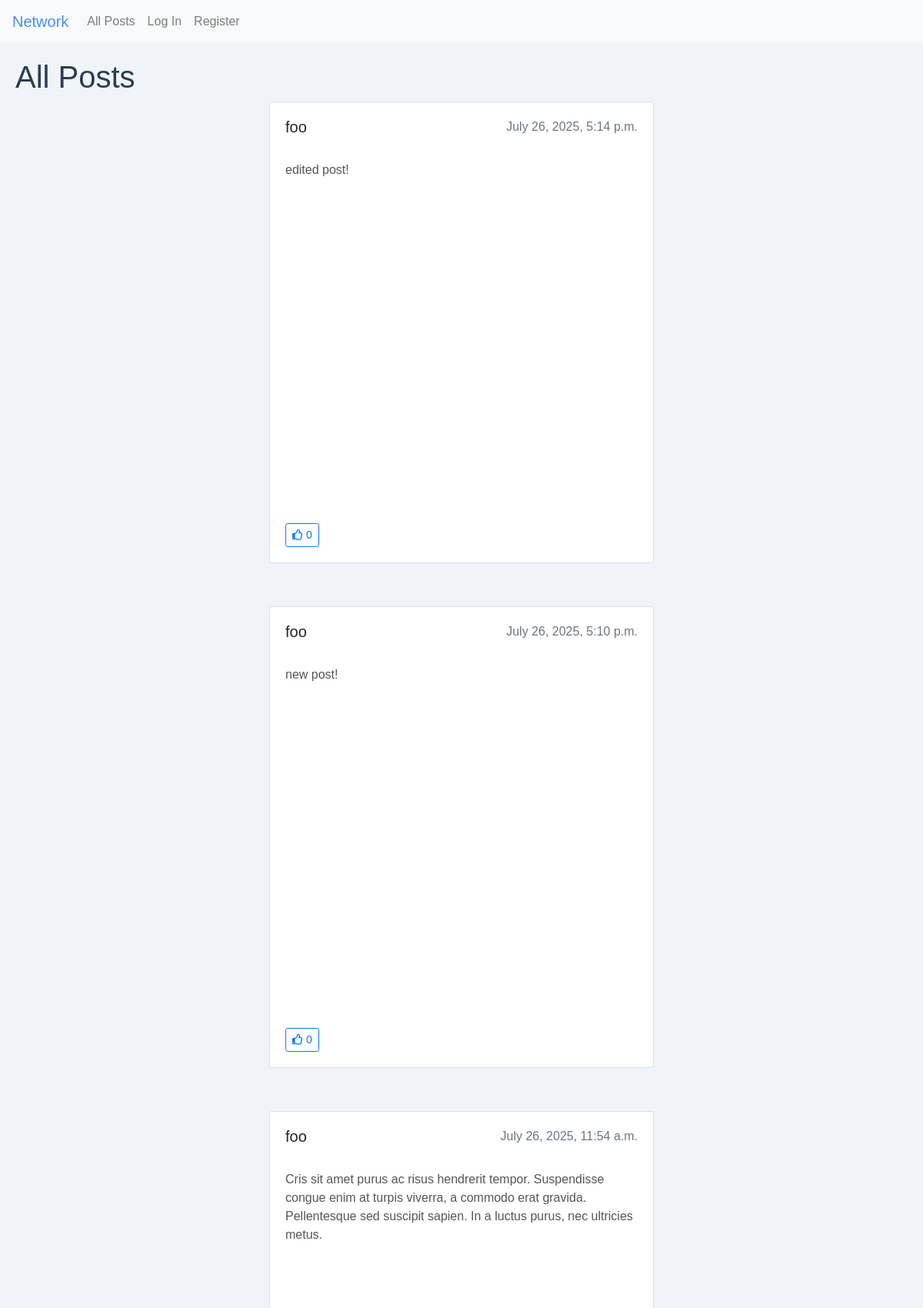
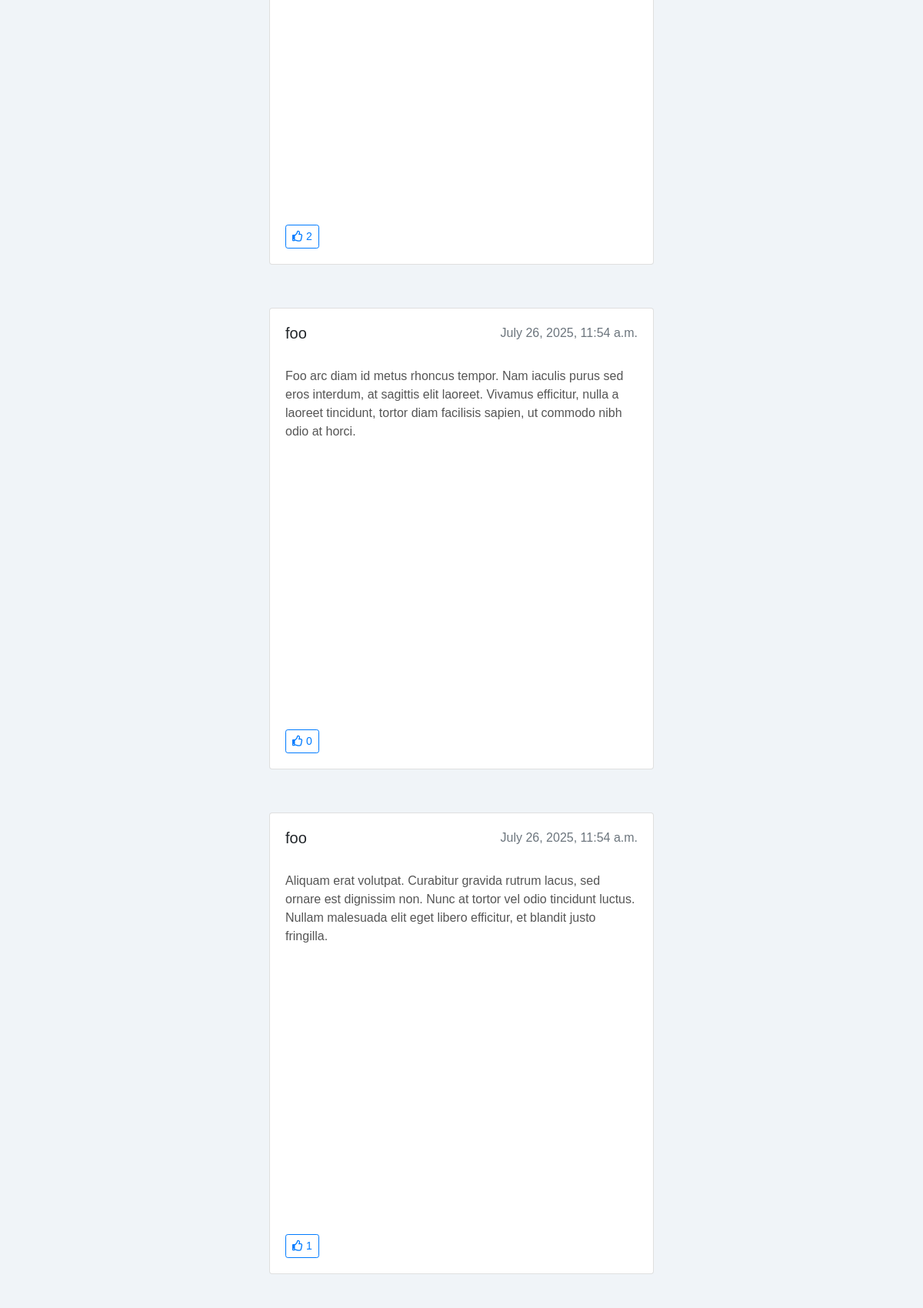
The page / (upper part) on the database its author committed (2 pictures, top to bottom).
### network/models.py (models this page shows, shortened)
class Post(models.Model):
    author = models.ForeignKey(User, on_delete=models.CASCADE, related_name="author")
    content = models.CharField(max_length=256)
    date = models.DateTimeField(auto_now_add=True)
    def get_date(self):
        return self.date.strftime("%b %d, %Y")
    get_date.short_description = "Date Posted"

class User(AbstractUser):
    pass

### network/views.py (the view)
# urls.py: path("", views.index, name="index"),
def index(request):
    posts = Post.objects.order_by('-date')
    page_number = request.GET.get("page", 1)
    paginator = Paginator(posts, 10)
    page_obj = paginator.get_page(page_number)
    return render(request, "network/index.html", {
        "page_obj": page_obj
    })

### network/templates/network/index.html (shortened to what this page needs)
{% extends "network/layout.html" %}
{% load static %}
{% block body %}
    <h1>All Posts</h1>
    <div class="container" id="post_container">
        {% for post in page_obj %}
            <div class="card post {% if post.author == user %} my-post {% endif %}">
                <div class="card-body d-flex flex-column">
                    <div class="d-flex justify-content-between">
                        <a href="{% url 'user' post.author.username %}" class="text-body text-decoration-none">
                            <h5>{{ post.author }}</h5>
                        </a>
                        <p class="text-muted mb-0">{{ post.date }}</p>
                    </div>
                    <br />
                    <div id="post-content-{{ post.id }}">
                        <p>{{ post.content }}</p>
                    </div>
                    <div class="mt-auto">
                        <button class="btn btn-outline-primary btn-sm like-button" data-id="{{ post.id }}">
                            <i class="far fa-thumbs-up"></i>
                            <span class="like-count">{{ post.liked.count }}</span>
                        </button>
                    </div>
                </div>
            </div>
            <br />
        {% empty %}
            <p class="text-muted">No posts to display.</p>
        {% endfor %}
    </div>
{% endblock %}

### network/static/network/styles.css (style rules this page uses)
body { font-family: Arial, sans-serif; background-color: #f0f4f8; }
h1 { color: #2c3e50; }
p { color: #555; }
.container { display: flex; flex-direction: column; justify-content: center; align-items: center; gap: 16px; }
.post { width: 500px; min-height: 600px; }
.card-body { display: flex; flex-direction: column; height: 100%; overflow: visible; }
.card-body p { word-wrap: break-word; white-space: normal; }
.card { position: relative; }

### rows shown on the page
Post: author "foo", date "July 26, 2025, 5:14 p.m.", content "edited post!", liked.count "0"
Post: author "foo", date "July 26, 2025, 5:10 p.m.", content "new post!", liked.count "0"
Post: author "foo", date "July 26, 2025, 11:54 a.m.", content "Cris sit amet purus ac risus hendrerit tempor. Suspendisse congue enim at turpis viverra, a commodo erat gravida. Pellentesque sed suscipit sapien. In a luctus purus, nec ultricies metus.", liked.count "2"
Post: author "foo", date "July 26, 2025, 11:54 a.m.", content "Foo arc diam id metus rhoncus tempor. Nam iaculis purus sed eros interdum, at sagittis elit laoreet. Vivamus efficitur, nulla a laoreet tincidunt, tortor diam facilisis sapien, ut commodo nibh odio at horci.", liked.count "0"
Post: author "foo", date "July 26, 2025, 11:54 a.m.", content "Aliquam erat volutpat. Curabitur gravida rutrum lacus, sed ornare est dignissim non. Nunc at tortor vel odio tincidunt luctus. Nullam malesuada elit eget libero efficitur, et blandit justo fringilla.", liked.count "1"
